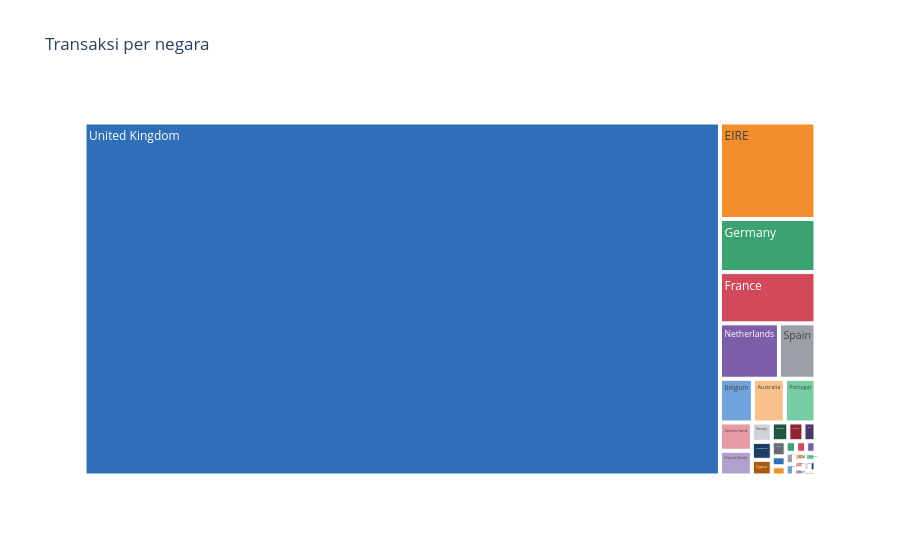

Notebook code for this chart:
### Markdown cell above
## 6. Treemap interaktif (plotly)
**Kapan dipakai:** kategori bertingkat atau banyak, ingin lihat porsi dan menelusuri.
**Cara baca:** luas kotak = jumlah data, klik kotak untuk masuk ke dalamnya.

### Code cell
country_counts = retail[COUNTRY_COL].value_counts()
countries = pd.DataFrame()
countries["negara"] = country_counts.index
countries["jumlah"] = country_counts.to_numpy()
fig = px.treemap(countries, path=["negara"], values="jumlah", title="Transaksi per negara",
                 color_discrete_sequence=PALETTE)
fig.write_html("kategori_treemap.html", include_plotlyjs=True)
fig.show()

### Figure 1 — Plotly figure (JSON) as saved in the notebook; plotly's stock layout.template omitted (floating-point values rounded to 4 significant figures)
{"data": [{"branchvalues": "total", "domain": {"x": [0.0, 1.0], "y": [0.0, 1.0]}, "hovertemplate": "labels=%{label}<br>jumlah=%{value}<br>parent=%{parent}<br>id=%{id}<extra></extra>", "ids": ["United Kingdom", "EIRE", "Germany", "France", "Netherlands", "Spain", "Belgium", "Australia", "Portugal", "Switzerland", "Channel Islands", "Norway", "Singapore", "Cyprus", "Finland", "Iceland", "Canada", "Unspecified", "USA", "Malta", "Japan", "Sweden", "Denmark", "European Community", "Austria", "RSA", "Greece", "Lebanon", "Israel", "Italy", "United Arab Emirates", "Brazil"], "labels": ["United Kingdom", "EIRE", "Germany", "France", "Netherlands", "Spain", "Belgium", "Australia", "Portugal", "Switzerland", "Channel Islands", "Norway", "Singapore", "Cyprus", "Finland", "Iceland", "Canada", "Unspecified", "USA", "Malta", "Japan", "Sweden", "Denmark", "European Community", "Austria", "RSA", "Greece", "Lebanon", "Israel", "Italy", "United Arab Emirates", "Brazil"], "name": "", "parents": ["", "", "", "", "", "", "", "", "", "", "", "", "", "", "", "", "", "", "", "", "", "", "", "", "", "", "", "", "", "", "", ""], "type": "treemap", "values": [143600.0, 5903.0, 3247.0, 3137.0, 2091.0, 1297.0, 922.0, 893.0, 858.0, 579.0, 504.0, 247.0, 229.0, 200.0, 200.0, 182.0, 145.0, 134.0, 89.0, 82.0, 77.0, 74.0, 69.0, 61.0, 60.0, 58.0, 58.0, 45.0, 43.0, 39.0, 38.0, 32.0]}], "layout": {"legend": {"tracegroupgap": 0}, "title": {"text": "Transaksi per negara"}, "treemapcolorway": ["#2E6FB7", "#F28E2B", "#3BA272", "#D1495B", "#7B5EA7", "#9AA0A6"]}}
